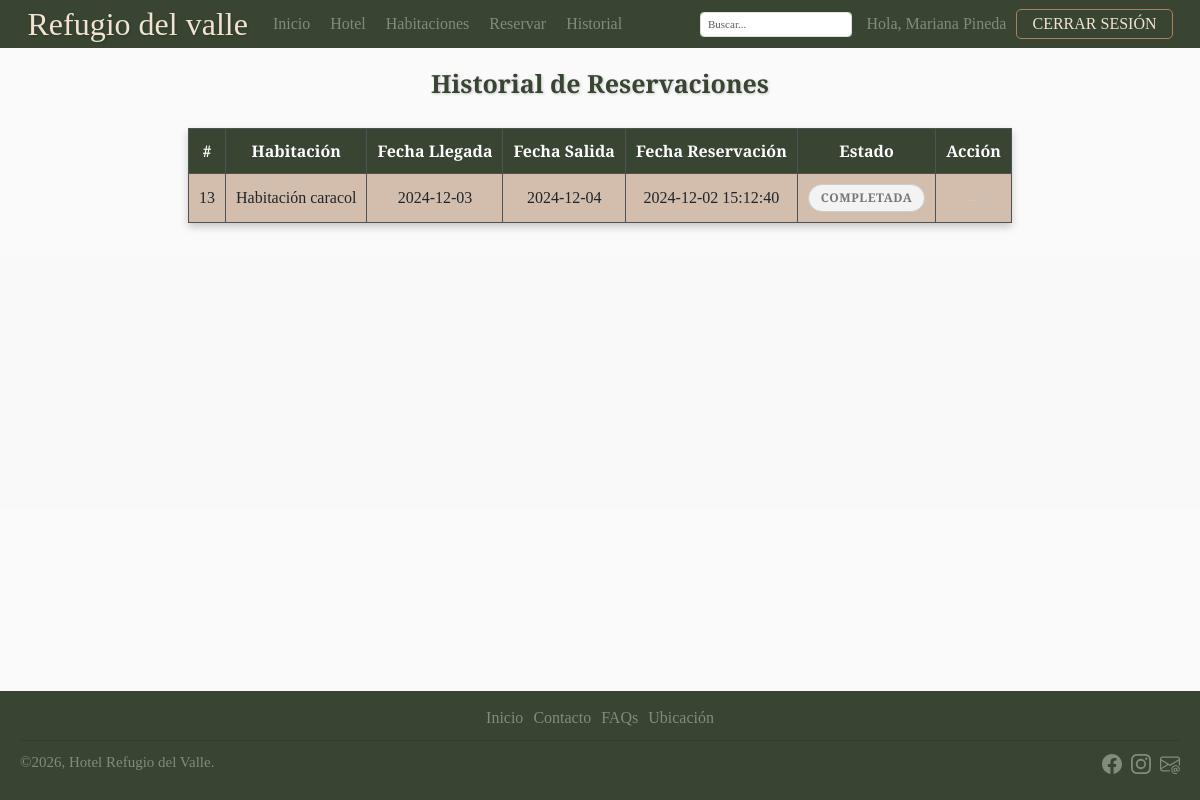
Page /historial_reservaciones.php (signed in) on the committed database.
### tables this page shows
CREATE TABLE `reservaciones` (
  `id` int(11) NOT NULL,
  `habitacion_id` int(11) NOT NULL,
  `nombre` varchar(255) NOT NULL,
  `email` varchar(255) NOT NULL,
  `telefono` varchar(20) DEFAULT NULL,
  `fecha_llegada` date NOT NULL,
  `fecha_salida` date NOT NULL,
  `fecha_reservacion` datetime NOT NULL DEFAULT current_timestamp(),
  `estado` enum('activa','cancelada') NOT NULL DEFAULT 'activa'
);

CREATE TABLE `habitaciones` (
  `id` int(11) NOT NULL,
  `titulo` varchar(255) NOT NULL,
  `precio` decimal(10,2) NOT NULL,
  `imagen` varchar(255) NOT NULL,
  `descripcion` text NOT NULL,
  `fecha_creacion` timestamp NOT NULL DEFAULT current_timestamp(),
  `categoria` enum('Estandar','Superior') NOT NULL DEFAULT 'Estandar',
  `disponibilidad` tinyint(1) NOT NULL DEFAULT 1
);

### historial_reservaciones.php (the view, shortened to what this page needs)
<?php
include $_SERVER['DOCUMENT_ROOT'] . '/public/header.php';
$id_usuario = $_SESSION['id_usuario'];
try {
    $sql = "SELECT r.id, r.habitacion_id, r.nombre, r.email, r.telefono,
                   r.fecha_llegada, r.fecha_salida, r.fecha_reservacion,
                   r.estado,
                   h.titulo AS habitacion
              FROM reservaciones r
              JOIN habitaciones  h ON r.habitacion_id = h.id
             WHERE r.email = (SELECT email FROM usuarios WHERE id_usuario = ?)
             ORDER BY r.fecha_reservacion DESC";
    $stmt = $conn->prepare($sql);
    $stmt->execute([$id_usuario]);
    $reservaciones = $stmt->fetchAll(PDO::FETCH_ASSOC);
} catch (PDOException $e) {
    echo "Error al obtener el historial de reservaciones: " . $e->getMessage();
    exit();
}
$ahora = new DateTime();
?>
<!DOCTYPE html>
<html lang="es">
<head>
    <link rel="stylesheet" href="/public/css/estilo-historial.css">
</head>
<body>
    <div class="overlay"></div>
    <main class="contenedor-historial">
        <h1>Historial de Reservaciones</h1>
        <?php if (empty($reservaciones)): ?>
            <p class="mensaje-sin-datos">No tienes reservaciones registradas.</p>
        <?php else: ?>
            <table class="tabla-historial">
                <thead>
                    <tr>
                        <th>#</th>
                        <th>Habitación</th>
                        <th>Fecha Llegada</th>
                        <th>Fecha Salida</th>
                        <th>Fecha Reservación</th>
                        <th>Estado</th>
                        <th>Acción</th>
                    </tr>
                </thead>
                <tbody>
                    <?php foreach ($reservaciones as $r):
                        $fecha_llegada      = new DateTime($r['fecha_llegada']);
                        $seg_restantes      = $fecha_llegada->getTimestamp() - $ahora->getTimestamp();
                        $cancelable         = ($r['estado'] === 'activa') && ($seg_restantes > 48 * 3600);
                        if ($r['estado'] === 'cancelada') {
                            $badge_clase = 'badge-cancelada';
                            $badge_texto = 'Cancelada';
                        } elseif ($seg_restantes <= 0) {
                            $badge_clase = 'badge-vencida';
                            $badge_texto = 'Completada';
                        } else {
                            $badge_clase = 'badge-activa';
                            $badge_texto = 'Activa';
                        }
                        $tooltip = '';
                    ?>
                        <tr>
                            <td><?= htmlspecialchars($r['id']) ?></td>
                            <td><?= htmlspecialchars($r['habitacion']) ?></td>
                            <td><?= htmlspecialchars($r['fecha_llegada']) ?></td>
                            <td><?= htmlspecialchars($r['fecha_salida']) ?></td>
                            <td><?= htmlspecialchars($r['fecha_reservacion']) ?></td>
                            <td>
                                <span class="badge-estado <?= $badge_clase ?>"
                                      <?= $tooltip ? 'title="' . htmlspecialchars($tooltip) . '"' : '' ?>>
                                    <?= $badge_texto ?>
                                </span>
                            </td>
                            <td>
                                <?php if ($cancelable): ?>
                                    <button class="btn-cancelar"
                                            onclick="abrirModal(<?= $r['id'] ?>, '<?= htmlspecialchars($r['habitacion'], ENT_QUOTES) ?>', '<?= htmlspecialchars($r['fecha_llegada'], ENT_QUOTES) ?>')">
                                        Cancelar
                                    </button>
                                <?php elseif ($tooltip): ?>
                                    <span style="font-size:11px;color:#999;" title="<?= htmlspecialchars($tooltip) ?>">
                                        No cancelable
                                    </span>
                                <?php else: ?>
                                    <span style="font-size:11px;color:#ccc;">—</span>
                                <?php endif; ?>
                            </td>
                        </tr>
                    <?php endforeach; ?>
                </tbody>
            </table>
        <?php endif; ?>
    </main>
    <?php include $_SERVER['DOCUMENT_ROOT'] . '/public/footer.php'; ?>
</body>
</html>

### css/index.css (style rules this page uses)
:root { --fondo: #f4f4f4; --primario: #F4E2D1; --secundario: #384533; --verdeClaro: #d2d3c1; --colorLinks: #818c7b; --arcilla: #ab8160; --grisOscuro: #515151; --blanco: #ffffff; }
html { box-sizing: border-box; font-size: 62.5%; }
*, *:before, *:after { box-sizing: inherit; }
body { font-family: 'Merriweather'; font-size: 1.6rem; background-color: var(--fondo); }
h1 { color: var(--primario); text-shadow: 0.1rem 0.1rem 0.3rem rgba(0, 0, 0, 0.2); margin: 0; }

### css/estilo-historial.css (style rules this page uses)
:root { --secundario: #384533; --verdeClaro: #d2d3c1; --colorLinks: #818c7b; --arcilla: #ab8160; --grisOscuro: #515151; --blanco: #ffffff; --cafe: #644938; }
html, body { height: 100%; margin: 0; display: flex; flex-direction: column; }
main { flex: 1; }
body { background-image: url('../images/fondo-formulario.jpg'); background-size: cover; background-repeat: no-repeat; background-position: center; background-attachment: fixed; }
.overlay { position: absolute; top: 0; left: 0; width: 100%; height: 100%; background-color: rgba(255, 255, 255, 0.5); z-index: -1; }
.contenedor-historial { max-width: 80%; margin: 2rem auto; display: flex; flex-direction: column; align-items: center; text-align: center; }
.contenedor-historial h1 { font-size: 2.5rem; font-weight: bold; color: var(--secundario); margin-bottom: 1rem; }
.tabla-historial { width: 100%; border-collapse: collapse; margin-top: 2rem; backdrop-filter: blur(10px); background-color: rgba(171, 129, 96, 0.5); box-shadow: 0 4px 8px rgba(0, 0, 0, 0.2); }
.tabla-historial th, .tabla-historial td { border: 1px solid var(--grisOscuro); padding: 1rem; text-align: center; }
.tabla-historial th { background-color: var(--secundario); color: var(--blanco); }
.badge-estado { display: inline-block; padding: 4px 12px; border-radius: 20px; font-size: 12px; font-weight: 600; letter-spacing: .5px; text-transform: uppercase; }
.badge-vencida { background: #f3f3f3; color: #777; border: 1px solid #ccc; }

### rows in the picture
reservaciones: id "13", habitacion.titulo "Habitación caracol", fecha_llegada "2024-12-03", fecha_salida "2024-12-04", fecha_reservacion "2024-12-02 15:12:40", badge_texto "COMPLETADA"

### other values in the picture
$nombreUsuario "Mariana Pineda"
